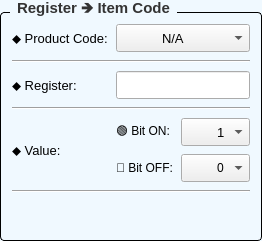
           <widget class="QGroupBox" name="groupItemLineCode">
            <property name="sizePolicy">
             <sizepolicy hsizetype="Expanding" vsizetype="Preferred">
              <horstretch>3</horstretch>
              <verstretch>0</verstretch>
             </sizepolicy>
            </property>
            <property name="font">
             <font>
              <family>Segoe UI</family>
              <pointsize>-1</pointsize>
              <weight>75</weight>
              <bold>true</bold>
             </font>
            </property>
            <property name="styleSheet">
             <string notr="true">/* Khung chính của GroupBox */
QGroupBox {
    background-color: #F0F9FF; /* Màu nền theo yêu cầu của bạn */
    border: 1px solid #000000; /* Viền xám mảnh để định hình khối */
    border-radius: 4px;        /* Bo tròn góc 4px đồng bộ với QPushButton */
    margin-top: 12px;          /* Tạo khoảng cách phía trên để nhường chỗ cho chữ tiêu đề */
    font-size: 15px;           /* Kích thước chữ tiêu đề */
    font-weight: bold;         /* Làm đậm chữ tiêu đề */
    color: #333333;            /* Màu chữ tiêu đề */
}

/* Tùy chỉnh vị trí của chữ tiêu đề GroupBox */
QGroupBox::title {
    subcontrol-origin: margin;
    subcontrol-position: top left; /* Đặt tiêu đề ở góc trên bên trái */
    left: 10px;                    /* Đẩy chữ dịch vào trong một chút cho đẹp */
    padding: 0px 5px;              /* Khoảng cách đệm xung quanh chữ */
}
</string>
            </property>
            <property name="title">
             <string>Register 🡺 Item Code</string>
            </property>
            <layout class="QGridLayout" name="gridLayout_19">
             <item row="0" column="0">
              <layout class="QGridLayout" name="grid_itemlinecode">
               <property name="spacing">
                <number>8</number>
               </property>
               <item row="3" column="0" colspan="3">
                <widget class="Line" name="line_3">
                 <property name="orientation">
                  <enum>Qt::Horizontal</enum>
                 </property>
                </widget>
               </item>
               <item row="5" column="1">
                <widget class="QLabel" name="label_12">
                 <property name="text">
                  <string>🔴 Bit OFF:</string>
                 </property>
                </widget>
               </item>
               <item row="2" column="0">
                <widget class="QLabel" name="label">
                 <property name="font">
                  <font>
                   <family>Segoe UI</family>
                   <pointsize>10</pointsize>
                  </font>
                 </property>
                 <property name="text">
                  <string>⬥ Register:</string>
                 </property>
                </widget>
               </item>
               <item row="1" column="0" colspan="3">
                <widget class="Line" name="line_5">
                 <property name="orientation">
                  <enum>Qt::Horizontal</enum>
                 </property>
                </widget>
               </item>
               <item row="5" column="2">
                <widget class="QComboBox" name="comboBox_value_register_bit_off">
                 <property name="minimumSize">
                  <size>
                   <width>0</width>
                   <height>28</height>
                  </size>
                 </property>
                 <property name="styleSheet">
                  <string notr="true">QComboBox {
    /* Tăng dần số px bên dưới cho đến khi chữ dịch vào chính giữa */
    padding-left: 35px; 
}
</string>
                 </property>
                 <item>
                  <property name="text">
                   <string>0</string>
                  </property>
                 </item>
                 <item>
                  <property name="text">
                   <string>1</string>
                  </property>
                 </item>
                 <item>
                  <property name="text">
                   <string>2</string>
                  </property>
                 </item>
                 <item>
                  <property name="text">
                   <string>3</string>
                  </property>
                 </item>
                 <item>
                  <property name="text">
                   <string>4</string>
                  </property>
                 </item>
                 <item>
                  <property name="text">
                   <string>5</string>
                  </property>
                 </item>
                 <item>
                  <property name="text">
                   <string>6</string>
                  </property>
                 </item>
                 <item>
                  <property name="text">
                   <string>7</string>
                  </property>
                 </item>
                 <item>
                  <property name="text">
                   <string>8</string>
                  </property>
                 </item>
                 <item>
                  <property name="text">
                   <string>9</string>
                  </property>
                 </item>
                </widget>
               </item>
               <item row="4" column="2">
                <widget class="QComboBox" name="comboBox_value_register_bit_on">
                 <property name="minimumSize">
                  <size>
                   <width>0</width>
                   <height>28</height>
                  </size>
                 </property>
                 <property name="font">
                  <font>
                   <family>Segoe UI</family>
                   <pointsize>10</pointsize>
                  </font>
                 </property>
                 <property name="styleSheet">
                  <string notr="true">QComboBox {
    /* Tăng dần số px bên dưới cho đến khi chữ dịch vào chính giữa */
    padding-left: 35px; 
}
</string>
                 </property>
                 <item>
                  <property name="text">
                   <string>1</string>
                  </property>
                 </item>
                 <item>
                  <property name="text">
                   <string>2</string>
                  </property>
                 </item>
                 <item>
                  <property name="text">
                   <string>3</string>
                  </property>
                 </item>
                 <item>
                  <property name="text">
                   <string>4</string>
                  </property>
                 </item>
                 <item>
                  <property name="text">
                   <string>5</string>
                  </property>
                 </item>
                 <item>
                  <property name="text">
                   <string>6</string>
                  </property>
                 </item>
                 <item>
                  <property name="text">
                   <string>7</string>
                  </property>
                 </item>
                 <item>
                  <property name="text">
                   <string>8</string>
                  </property>
                 </item>
                 <item>
                  <property name="text">
                   <string>9</string>
                  </property>
                 </item>
                 <item>
                  <property name="text">
                   <string>10</string>
                  </property>
                 </item>
                </widget>
               </item>
               <item row="4" column="1">
                <widget class="QLabel" name="label_11">
                 <property name="text">
                  <string>🟢 Bit ON:</string>
                 </property>
                </widget>
               </item>
               <item row="0" column="0">
                <widget class="QLabel" name="label_2">
                 <property name="font">
                  <font>
                   <family>Segoe UI</family>
                   <pointsize>10</pointsize>
                  </font>
                 </property>
                 <property name="text">
                  <string>⬥ Product Code:</string>
                 </property>
                </widget>
               </item>
               <item row="0" column="1" colspan="2">
                <widget class="QComboBox" name="comboBox_Itemcode">
                 <property name="minimumSize">
                  <size>
                   <width>0</width>
                   <height>28</height>
                  </size>
                 </property>
                 <property name="font">
                  <font>
                   <family>Segoe UI</family>
                   <pointsize>10</pointsize>
                  </font>
                 </property>
                 <property name="styleSheet">
                  <string notr="true">QComboBox {
    /* Tăng dần số px bên dưới cho đến khi chữ dịch vào chính giữa */
    padding-left: 45px; 
}
</string>
                 </property>
                 <item>
                  <property name="text">
                   <string>N/A</string>
                  </property>
                 </item>
                </widget>
               </item>
               <item row="6" column="0" colspan="3">
                <widget class="Line" name="line_4">
                 <property name="orientation">
                  <enum>Qt::Horizontal</enum>
                 </property>
                </widget>
               </item>
               <item row="2" column="1" colspan="2">
                <widget class="QLineEdit" name="lineEdit_assign_itemcode_plc">
                 <property name="minimumSize">
                  <size>
                   <width>0</width>
                   <height>28</height>
                  </size>
                 </property>
                 <property name="maximumSize">
                  <size>
                   <width>16777215</width>
                   <height>16777215</height>
                  </size>
                 </property>
                 <property name="font">
                  <font>
                   <family>Segoe UI</family>
                   <pointsize>10</pointsize>
                  </font>
                 </property>
                 <property name="alignment">
                  <set>Qt::AlignCenter</set>
                 </property>
                </widget>
               </item>
               <item row="4" column="0" rowspan="2">
                <widget class="QLabel" name="label_3">
                 <property name="font">
                  <font>
                   <family>Segoe UI</family>
                   <pointsize>10</pointsize>
                  </font>
                 </property>
                 <property name="text">
                  <string>⬥ Value:</string>
                 </property>
                </widget>
               </item>
              </layout>
             </item>
             <item row="1" column="0">
              <layout class="QGridLayout" name="gridLayout_10" rowstretch="0">
               <property name="spacing">
                <number>0</number>
               </property>
               <item row="0" column="2">
                <widget class="QPushButton" name="pushButton_load_itemcode_assign">
                 <property name="minimumSize">
                  <size>
                   <width>0</width>
                   <height>30</height>
                  </size>
                 </property>
                 <property name="maximumSize">
                  <size>
                   <width>30</width>
                   <height>16777215</height>
                  </size>
                 </property>
                 <property name="font">
                  <font>
                   <family>Segoe UI</family>
                   <pointsize>10</pointsize>
                   <weight>75</weight>
                   <bold>true</bold>
                  </font>
                 </property>
                 <property name="toolTip">
                  <string>Load Parameter from Mode selected</string>
                 </property>
                 <property name="styleSheet">
                  <string notr="true">QPushButton {
    background-color: transparent;
    border: none;
    border-radius: 6px;
}
QPushButton:hover {
    background-color: rgba(0, 0, 0, 25);     /* nền hiện ra khi rê chuột */
}
QPushButton:pressed {
    background-color: rgba(0, 0, 0, 50);     /* đậm hơn khi nhấn */
}</string>
                 </property>
                 <property name="text">
                  <string/>
                 </property>
                 <property name="icon">
                  <iconset>
                   <normaloff>assert/icon/apply-now.png</normaloff>assert/icon/apply-now.png</iconset>
                 </property>
                 <property name="iconSize">
                  <size>
                   <width>25</width>
                   <height>25</height>
                  </size>
                 </property>
                </widget>
               </item>
               <item row="0" column="3">
                <widget class="QLabel" name="label_29">
                 <property name="minimumSize">
                  <size>
                   <width>20</width>
                   <height>0</height>
                  </size>
                 </property>
                 <property name="text">
                  <string/>
                 </property>
                </widget>
               </item>
               <item row="0" column="0">
                <spacer name="horizontalSpacer_4">
                 <property name="orientation">
                  <enum>Qt::Horizontal</enum>
                 </property>
                 <property name="sizeHint" stdset="0">
                  <size>
                   <width>40</width>
                   <height>20</height>
                  </size>
                 </property>
                </spacer>
               </item>
               <item row="0" column="4">
                <widget class="QPushButton" name="pushButton_apply_itemcode_assign">
                 <property name="minimumSize">
                  <size>
                   <width>0</width>
                   <height>30</height>
                  </size>
                 </property>
                 <property name="maximumSize">
                  <size>
                   <width>30</width>
                   <height>16777215</height>
                  </size>
                 </property>
                 <property name="font">
                  <font>
                   <family>Segoe UI</family>
                   <pointsize>10</pointsize>
                   <weight>75</weight>
                   <bold>true</bold>
                  </font>
                 </property>
                 <property name="toolTip">
                  <string>Save Parameters for Mode selected</string>
                 </property>
                 <property name="styleSheet">
                  <string notr="true">QPushButton {
    background-color: transparent;
    border: none;
    border-radius: 6px;
}
QPushButton:hover {
    background-color: rgba(0, 0, 0, 25);     /* nền hiện ra khi rê chuột */
}
QPushButton:pressed {
    background-color: rgba(0, 0, 0, 50);     /* đậm hơn khi nhấn */
}</string>
                 </property>
                 <property name="text">
                  <string/>
                 </property>
                 <property name="icon">
                  <iconset>
                   <normaloff>assert/icon/floppy-disk.png</normaloff>assert/icon/floppy-disk.png</iconset>
                 </property>
                 <property name="iconSize">
                  <size>
                   <width>25</width>
                   <height>25</height>
                  </size>
                 </property>
                </widget>
               </item>
               <item row="0" column="1">
                <widget class="QLabel" name="label_28">
                 <property name="minimumSize">
                  <size>
                   <width>20</width>
                   <height>0</height>
                  </size>
                 </property>
                 <property name="text">
                  <string/>
                 </property>
                </widget>
               </item>
              </layout>
             </item>
            </layout>
           </widget>
